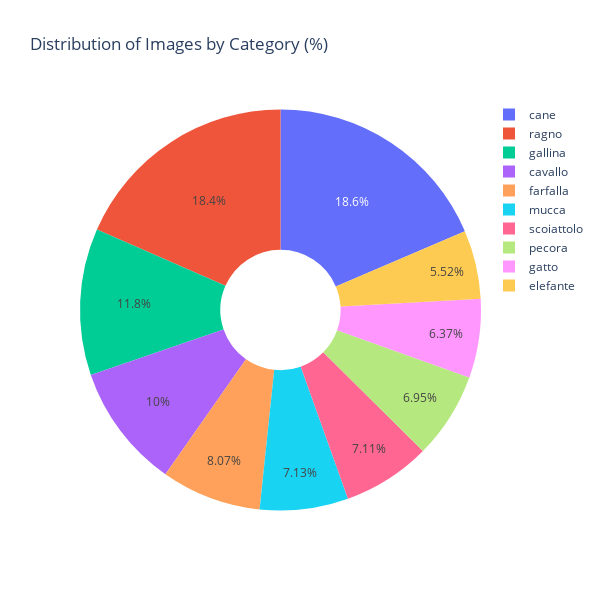

Notebook cell for this chart:
### Code cell
fig = px.pie(category_df, values='count', names='category', title='Distribution of Images by Category (%)', hole=0.3)
fig.update_layout(height=600, width=600)
fig.show()

### Figure 1 — Plotly figure (JSON) as saved in the notebook; plotly's stock layout.template omitted (floating-point values rounded to 4 significant figures)
{"data": [{"domain": {"x": [0, 1], "y": [0, 1]}, "hole": 0.3, "hovertemplate": "category=%{label}<br>count=%{value}<extra></extra>", "labels": ["scoiattolo", "pecora", "elefante", "ragno", "mucca", "cavallo", "farfalla", "gatto", "cane", "gallina"], "legendgroup": "", "name": "", "showlegend": true, "type": "pie", "values": [1862, 1820, 1446, 4821, 1866, 2623, 2112, 1668, 4863, 3098]}], "layout": {"height": 600, "legend": {"tracegroupgap": 0}, "title": {"text": "Distribution of Images by Category (%)"}, "width": 600}}
